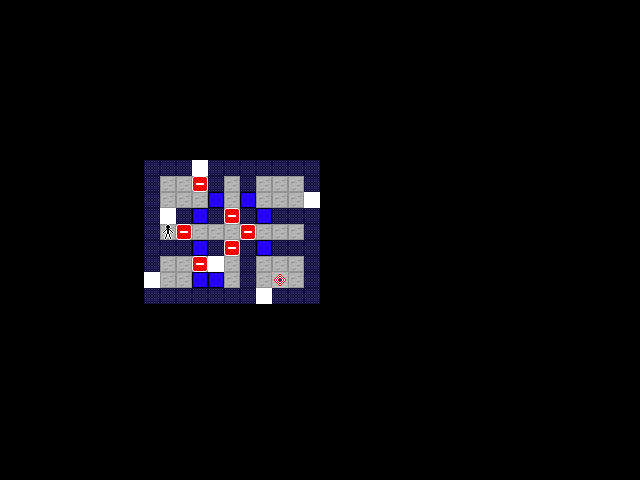

Below is a game level as drawn by its tile map, then a one-line description and the .tmx that defines it (tile-layer data replaced by summaries):
An orthogonal 40x30 tile map with 16x16 px tiles, 5 tile layers (tiles, pieces, pieces2, pieces3, ...).

<map version="1.10" tiledversion="1.10.2" orientation="orthogonal" renderorder="right-down" width="40" height="30" tilewidth="16" tileheight="16" infinite="0" nextlayerid="8" nextobjectid="8">
 <tileset firstgid="1" name="tiles" tilewidth="16" tileheight="16" tilecount="81" columns="9">
  <image source="tiles.png" width="144" height="144" />
 </tileset>
 <layer id="1" name="tiles" width="40" height="30">
  <data>[1200 cells, 99 non-empty, 5 distinct tile ids]</data>
 </layer>
 <layer id="2" name="pieces" width="40" height="30">
  <data>[1200 cells, 6 non-empty, 1 distinct tile ids]</data>
 </layer>
 <layer id="6" name="pieces2" width="40" height="30">
  <data>[1200 cells, 0 non-empty, 0 distinct tile ids]</data>
 </layer>
 <layer id="7" name="pieces3" width="40" height="30">
  <data>[1200 cells, 0 non-empty, 0 distinct tile ids]</data>
 </layer>
 <layer id="3" name="actors" width="40" height="30">
  <data>[1200 cells, 1 non-empty, 1 distinct tile ids]</data>
 </layer>
 <objectgroup id="5" name="connectors" />
</map>
